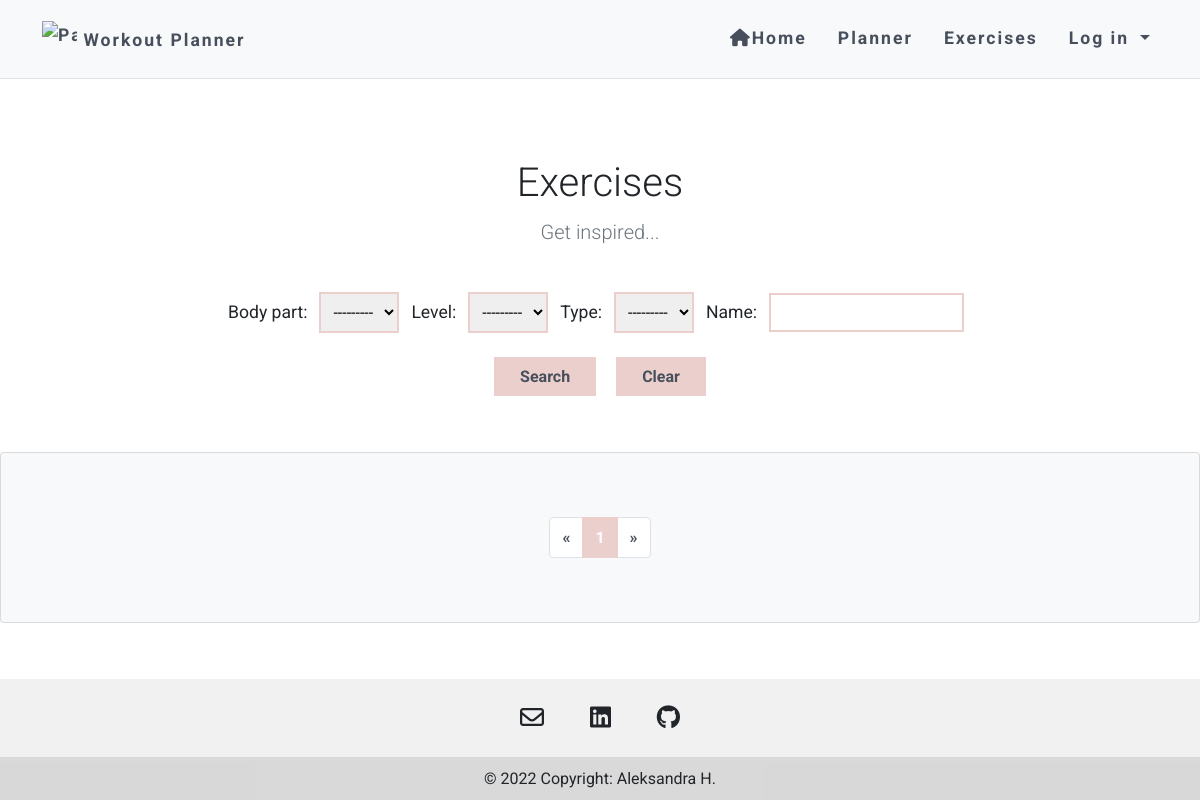
The app's page /exercises/, older data.
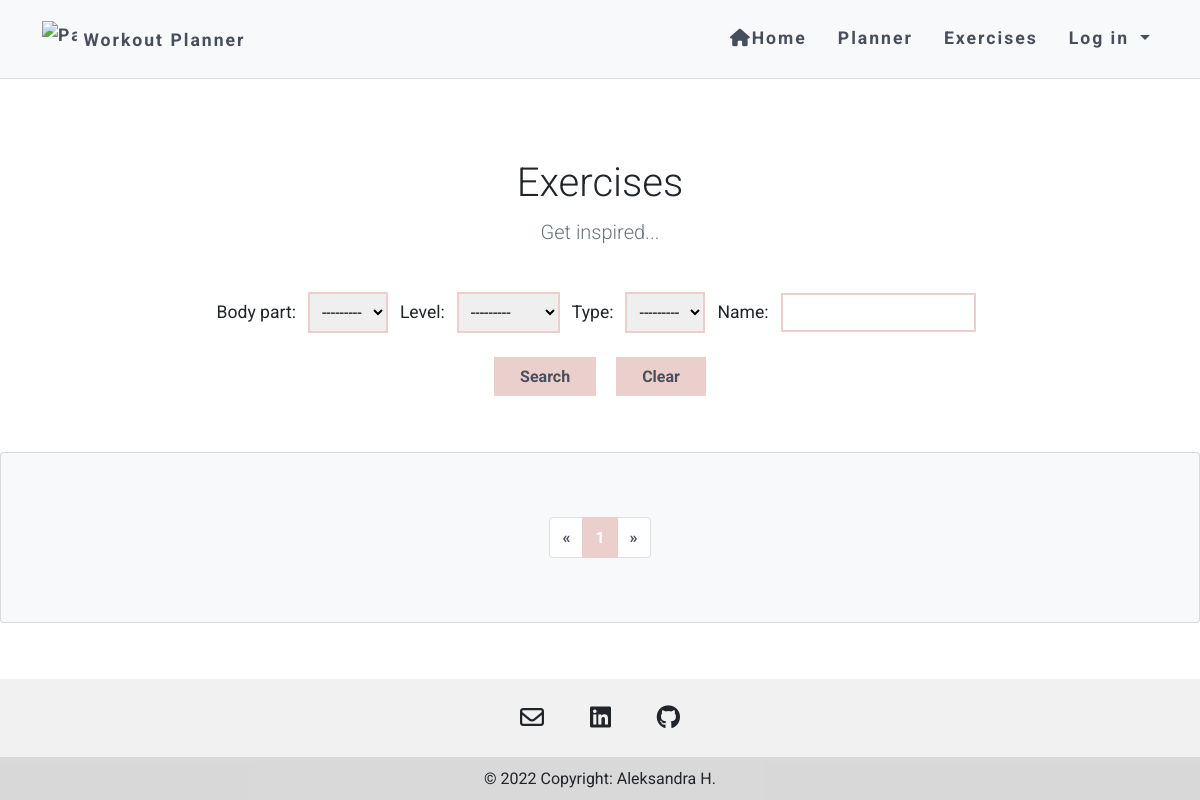
The same page, newer data.
### exercises/models.py (models this page shows)
class Level(models.Model):
    level = models.CharField(max_length=50, unique=True)
    def __str__(self):
        return self.level

### exercises/views.py (the view)
# urls.py: path('', views.show_all_exercises_page, name='exercises'),
def show_all_exercises_page(request):
    context = {}
    filtered_exercises = ExerciseFilter(
        request.GET,
        queryset=Exercise.objects.all()
    )
    context['filtered_exercises'] = filtered_exercises
    paginated_filtered_exercises = Paginator(filtered_exercises.qs, 12)
    page_number = request.GET.get('page')
    exercise_page_obj = paginated_filtered_exercises.get_page(page_number)
    context['exercise_page_obj'] = exercise_page_obj
    context['all_exercises'] = Exercise.objects.all()
    return render(request, 'exercises/exercises_list.html', context)

### exercises/templates/exercises/exercises_list.html (shortened to what this page needs)
{% extends "base.html" %}
{% block content %}
{% load exercises_tags %}
 <section class="py-3 text-center container">
    <div class="row py-lg-3">
        <div class="col-lg-6 col-md-8 mx-auto">
            <h1 class="fw-light">Exercises</h1>
            <p class="lead text-muted">Get inspired...</p>
            <br/>
        </div>
        <div class="filter-exercises show-filters-big">
            <form method="GET">
                {{ filtered_exercises.form }}
                <div class="group-search-buttons py-4">
                    <button type="submit" class="button">Search</button>
                    <a href="{% url 'exercises' %}"> <button type="button" class="button ms-3">Clear</button></a>
                </div>
            </form>
        </div>
    </div>
</section>
    <div class="card py-5 bg-light">
        <div class="container">
        <div class="row row-cols-1 row-cols-sm-2 row-cols-md-3 row-cols-lg-4 g-3">
    </div>
    <nav aria-label="Exercises navigation">
        <ul class="pagination justify-content-center pt-3">
          {% if exercise_page_obj.has_previous %}
          <li class="page-item">
            <a class="page-link" href="{% my_url exercise_page_obj.previous_page_number 'page' request.GET.urlencode %}">&laquo;</a>
          </li>
          {% else %}
            <li class="page-item disabled">
                <a class="page-link" href="#" tabindex="-1" aria-disabled="True">&laquo;</a>
            </li>
          {% endif %}
          {% for i in exercise_page_obj.paginator.page_range %}
            {% if exercise_page_obj.number == i %}
              <li class="page-item active" aria-current="page">
                <span class="page-link">
                  {{ i }}
                </span>
              </li>
            {% else %}
              <li class="page-item"><a class="page-link" href="?page={{ i }}">{{ i }}</a></li>
            {% endif %}
          {% endfor %}
          {% if exercise_page_obj.has_next %}
            <li class="page-item">
              <a class="page-link" href="{% my_url exercise_page_obj.next_page_number 'page' request.GET.urlencode %}">&raquo;</a>
            </li>
          {% else %}
            <li class="page-item disabled">
              <a class="page-link" href="#" tabindex="-1" aria-disabled="True">&raquo;</a>
            </li>
          {% endif %}
        </ul>
      </nav>
</div>
{% endblock %}

### templates/base.html (shortened to what this page needs)
<!DOCTYPE html>
{% load static %}
<html lang="en">
  <head>
    <link href="https://cdn.jsdelivr.net/npm/bootstrap@5.1.3/dist/css/bootstrap.min.css" rel="stylesheet">
    <link rel="stylesheet" href="{% static 'css/style.css' %}"/>
  </head>
  <body>
  <div id="page-container">
    <nav class="navbar sticky-top navbar-expand-md navbar-light bg-light py-3 border-bottom">
      <div class="container">
          <div class="navbar-brand">
              <img src="https://raw.githubusercontent.com/aleksandracodes/activelifestyle/main/img/dumbell.png" alt="Page dumbbell logo" width="35" height="35" class="d-inline-block align-bottom">
              Workout Planner
            </div>
        <div class="collapse navbar-collapse ml-auto" id="navbarSupportedContent">
          <ul class="navbar-nav ms-auto text-center">
            <li class="nav-item">
              <a class="nav-link" href="/"><i class="fa fa-home"></i>Home</a>
            </li>
            <li class="nav-item">
              <a class="nav-link" href="/planner">Planner</a>
            </li>
            <li class="nav-item">
              <a class="nav-link" href="/exercises">Exercises</a>
            </li>
            {% if request.user.is_authenticated %}
              <li class="nav-item dropdown">
                <a class="nav-link dropdown-toggle" href="#" id="navbarDropdown" role="button" data-bs-toggle="dropdown" aria-expanded="false">
                  {{user.username }}
                </a>
                <ul class="dropdown-menu" aria-labelledby="navbarDropdown">
                  <li><a class="dropdown-item" href="{% url 'profile' user.username%}">Profile</a></li>
                  <li><a class="dropdown-item" href="{% url 'account_logout' %}">Log out</a></li>
                </ul>
              </li>
            {% else %}
              <li class="nav-item dropdown">
                <a class="nav-link dropdown-toggle" href="#" id="navbarDropdown" role="button" data-bs-toggle="dropdown" aria-expanded="false">
                  Log in
                </a>
              </li>
            {% endif %}
          </ul>
        </div>
      </div>
    </nav>
    <div id="content-wrap">
      {% block content %}
      {% endblock %}
    </div>
    <footer class="text-center text-white">
      <div class="container">
        <section class="my-2">
          <a class="btn btn-link btn-floating btn-lg text-dark m-1"
             href="{% url 'contact' %}" role="button"
             aria-label="Contact Us"><i class="far fa-envelope"></i></a>
          <a class="btn btn-link btn-floating btn-lg text-dark m-1"
             href="https://www.linkedin.com/in/aleksandrahaniok/"
             role="button" target="_blank"
             aria-label="Visit us on LinkedIn (opens in new tab)"><i class="fab fa-linkedin"></i></a>
          <a class="btn btn-link btn-floating btn-lg text-dark m-1"
             href="https://github.com/aleksandracodes/CI_PP4_Workout_Planner"
             role="button" target="_blank"
             aria-label="Check the website GitHub page"><i class="fab fa-github"></i></a>
        </section>
      </div>
      <div class="text-center text-dark p-2 copyright">
        © 2022 Copyright: Aleksandra H.
      </div>
    </footer>
  </div>
  </body>
</html>

### static/css/style.css (style rules this page uses)
:root { --rose-gold: #ebcfcc; --light-gray: #e2e1e1; --dark-gray: #484f5c; --white: #fff; }
* { margin: 0; padding: 0; border: none; }
body { line-height: 1.7; font-family: 'Roboto', sans-serif; font-weight: 400; background: url("https://res.cloudinary.com/dgcydxlev/image/upload/v1650209937/background_utvjy5.jpg") no-repeat center fixed; background-size: cover; height: 100vh; }
.nav-link, .navbar-brand { color: var(--dark-gray) !important; font-size: 110%; letter-spacing: 2px; font-weight: 700; }
.nav-link { margin-left: 15px; }
#page-container { position: relative; min-height: 100vh; }
#content-wrap { padding-bottom: 6rem; margin-top: 3rem; }
footer { background-color: #f1f1f1; position: absolute; bottom: 0; width: 100%; }
.copyright { background-color: rgba(0, 0, 0, 0.1); }
.btn-lg { font-size: 1.5rem !important; }
button { color: var(--dark-gray); border: 1px solid var(--rose-gold); background: var(--rose-gold); padding: 5px 25px; font-weight: bold; }
a { color: var(--dark-gray); font-weight: bold; }
.filter-exercises label { font-size: 1.1rem; }
.filter-exercises select, .filter-exercises input { border: 2px solid var(--rose-gold); padding: 0.5rem; margin: 0 0.5rem; }
.filter-exercises select { padding: 0.5rem; }
.filter-exercises input { padding: 0.25rem; }
.page-item.active .page-link { background-color: var(--rose-gold) !important; border-color: var(--rose-gold) !important; color: var(--white) !important; font-weight: bold; }
.page-link { color: var(--dark-gray) !important; border: 1px solid var(--rose-gold); }

Row changes from the older to the newer data that the page shows:
added Level: level "---------"
Text that changed along with them:
form field level: "---------" → (not shown)
